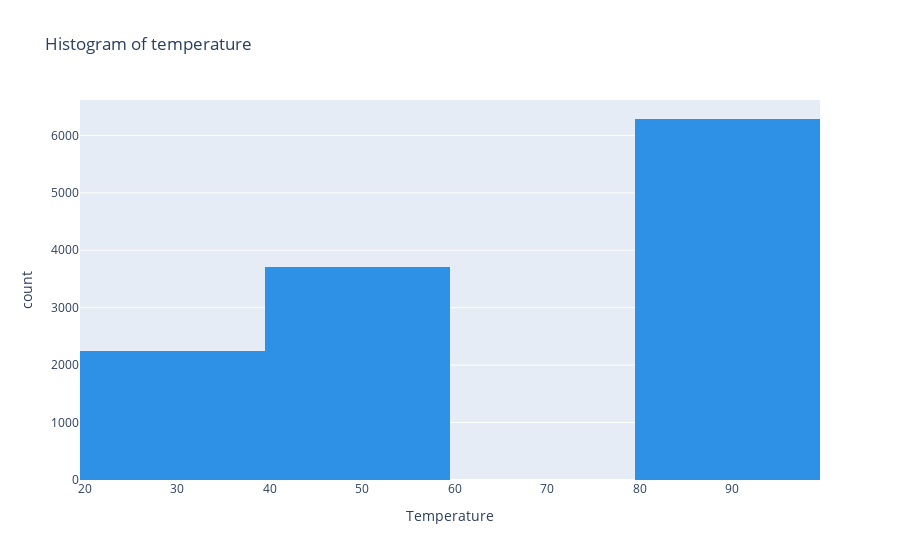

Here is the notebook cell this chart was saved with:
### Markdown cell above
6. Use a histogram to visualize the temperature column.

### Code cell
fig2 = px.histogram(data_nanc,x="temperature",title="Histogram of temperature",labels={"temperature":"Temperature"},color_discrete_sequence = px.colors.qualitative.Dark24)
fig2.show()

### Figure 1 — Plotly figure (JSON) as saved in the notebook; plotly's stock layout.template omitted (floating-point values rounded to 4 significant figures; data arrays with more than 128 entries replaced by an {"elided": "..."} marker saying what was removed)
{"data": [{"alignmentgroup": "True", "bingroup": "x", "hovertemplate": "Temperature=%{x}<br>count=%{y}<extra></extra>", "legendgroup": "", "marker": {"color": "#2E91E5", "pattern": {"shape": ""}}, "name": "", "offsetgroup": "", "orientation": "v", "showlegend": false, "type": "histogram", "x": {"elided": "12233 int values"}, "xaxis": "x", "yaxis": "y"}], "layout": {"autosize": true, "barmode": "relative", "legend": {"tracegroupgap": 0}, "title": {"text": "Histogram of temperature"}, "xaxis": {"anchor": "y", "autorange": true, "domain": [0, 1], "range": [19.5, 99.5], "title": {"text": "Temperature"}, "type": "linear"}, "yaxis": {"anchor": "x", "autorange": true, "domain": [0, 1], "range": [0, 6617.0], "title": {"text": "count"}}}}
